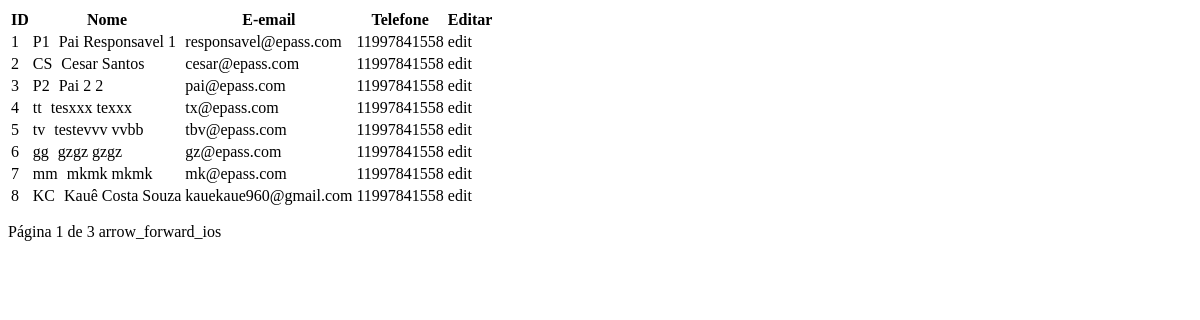
The app's page /responsavel/lista/, older data.
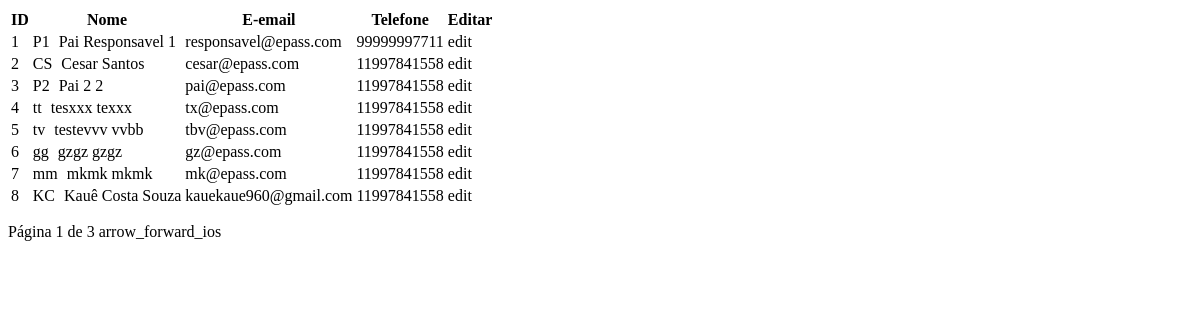
The same page, newer data.
### app/models.py (models this page shows, shortened)
class Responsavel(db.Model):
    id = db.Column(db.Integer, primary_key=True)
    telefone = db.Column(db.String(20), nullable=False)
    nascimento = db.Column(db.Date, nullable=False)
    logradouro_id = db.Column(db.Integer, db.ForeignKey('logradouros.id', name='fk_responsavel_logradouro'), nullable=True)
    logradouro = db.relationship('Logradouro')
    user_id = db.Column(
        db.Integer,
        db.ForeignKey("user.id"),
        nullable=False,
        unique=True
    )
    alunos = db.relationship(
        "Aluno",
        secondary=responsavel_aluno,
        back_populates="responsaveis"
    )

class User(db.Model, UserMixin):
    id = db.Column(db.Integer, primary_key=True)
    nome = db.Column(db.String, nullable=True)
    sobrenome = db.Column(db.String, nullable=True)
    email = db.Column(db.String, nullable=True)
    senha = db.Column(db.String, nullable=True)
    tipo_usuario = db.Column(db.Enum(TipoUsuario), nullable=False)
    professor = db.relationship("Professor", backref="user", uselist=False)
    secretaria = db.relationship("Secretaria", backref="user", uselist=False)
    responsavel = db.relationship("Responsavel", backref="user", uselist=False)

### app/routes.py (the view)
@app.route('/responsavel/lista/')
def lista_responsavel():
    turma_id = request.args.get('turma_id')
    page = request.args.get('page', 1, type=int)
    if turma_id:
        responsaveis = (
            Responsavel.query
            .join(Responsavel.alunos)  # usa o relacionamento MANY-TO-MANY
            .filter(Aluno.turma_id == int(turma_id))
            .paginate(page=page, per_page=8, error_out=False)
        )
    else:
        responsaveis = Responsavel.query.paginate(page=page, per_page=8, error_out=False)
    return render_template('partials/responsavel_lista.html', responsaveis=responsaveis)

### app/templates/partials/responsavel_lista.html (shortened to what this page needs)
<div class="card">
    <table class="tbl">
    <thead>
        <tr>
            <th>ID</th>
            <th>Nome</th>
            <th>E-email</th>
            <th>Telefone</th>
            <th>Editar</th>
        </tr>
    </thead>
    <tbody>
        {% for resp in responsaveis %}
            <tr>
                <td>{{ resp.id }}</td>
                <td>
                    <div style="display:flex;align-items:center;gap:9px;">
                            <div class="av">
                                {{ resp.user.nome[0] }}{{ resp.user.sobrenome[0] if resp.user.sobrenome }}
                            </div>
                            {{ resp.user.nome}} {{ resp.user.sobrenome }}
                        </div>
                </td>
                <td>{{ resp.user.email }}</td>
                <td>{{ resp.telefone }}</td>
                <td >
                    <a
                        hx-get="{{ url_for('update_responsavel', id=resp.id) }}"
                        hx-target="#container-form"
                        hx-swap="innerHTML"
                        class="material">
                        edit
                    </a>
                </td>
            </tr>
        {% endfor %}
    </tbody>
</table>
</div>
<div class="pagination" style="margin-top: 15px;">
    Página {{ responsaveis.page }} de {{ responsaveis.pages }}
    {% if responsaveis.has_next %}
        <a hx-get="{{ url_for('lista_responsavel', page=responsaveis.next_num) }}"
            hx-target="#lista-responsaveis"
            hx-swap="innerHTML"
            class="material"
        >
            arrow_forward_ios
        </a>
    {% endif %}
</div>

Row changes from the older to the newer data that the page shows:
changed Responsavel "Pai Responsavel": telefone "11997841558" → "99999997711"
